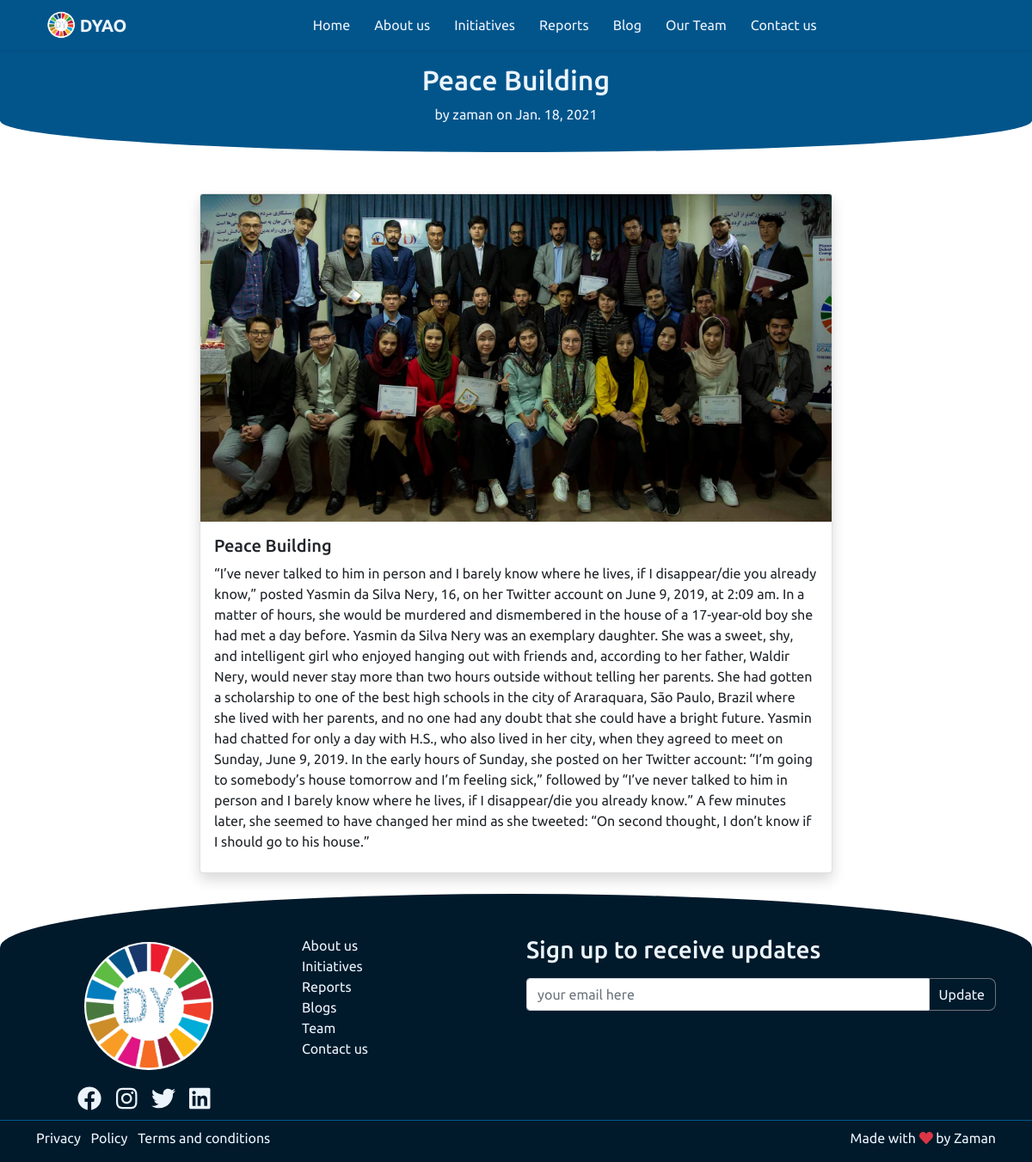
The page /blog/1 on the database its author committed.
### website/models.py (models this page shows, shortened)
class Post(models.Model):
    title   = models.CharField(max_length=200)
    content = models.TextField()
    date_posted = models.DateField(default=timezone.now)
    abstract = models.TextField(null=True, blank=True)
    auther = models.ForeignKey(User, on_delete=models.CASCADE)
    photo = models.ImageField(default = 'post_photo.jpg', upload_to="post_pics", null=True, blank=True)

### website/views.py (the view)
# urls.py: path("blog/<int:pk>", PostDetailView.as_view(), name="blog-detail"),
class PostDetailView(DetailView):
    model = Post
    template_name = 'post_detail.html'

### templates/post_detail.html
{% extends 'base.html' %}
{% load static %}
{% block content %}
<div class="base-section">
    <div class="container">
       <div class="row">
           <div class="col-sm text-center">
               <h2>{{object.title}} </h2>
            <article> by {{object.auther}} on {{object.date_posted}}</article>
           </div>
       </div>
    </div>
</div>
<div class="container mt-5">
    <div class="row">
        <div class="col col-lg-8 m-lg-auto">
            <div class="card shadow h-100 mb-4">
              <img src="{{ object.photo.url }}" class="card-img-top" alt="Peace ">
              <div class="card-body">
                <h5 class="card-title">{{object.title}}</h5>
                <article class="card-title" >
                    {{object.content}}
                </article>
              </div>
            </div>
        </div>
    </div>
</div>
{% endblock content %}

### rows shown on the page
Post: title "Peace Building", auther "zaman", date_posted "Jan. 18, 2021", photo (picture), content "“I’ve never talked to him in person and I barely know where he lives, if I disappear/die you already know,” posted Yasmin da Silva Nery, 16, on her Twitter account on June 9, 2019, at 2:09 am. In a matter of hours, she would be murdered and dismembered in the house of a 17-year-old boy she had met a day before. Yasmin da Silva Nery was an exemplary daughter. She was a sweet, shy, and intelligent girl who enjoyed hanging out with friends and, according to her father, Waldir Nery, would never stay more than two hours outside without telling her parents. She had gotten a scholarship to one of the best high schools in the city of Araraquara, São Paulo, Brazil where she lived with her parents,…"
